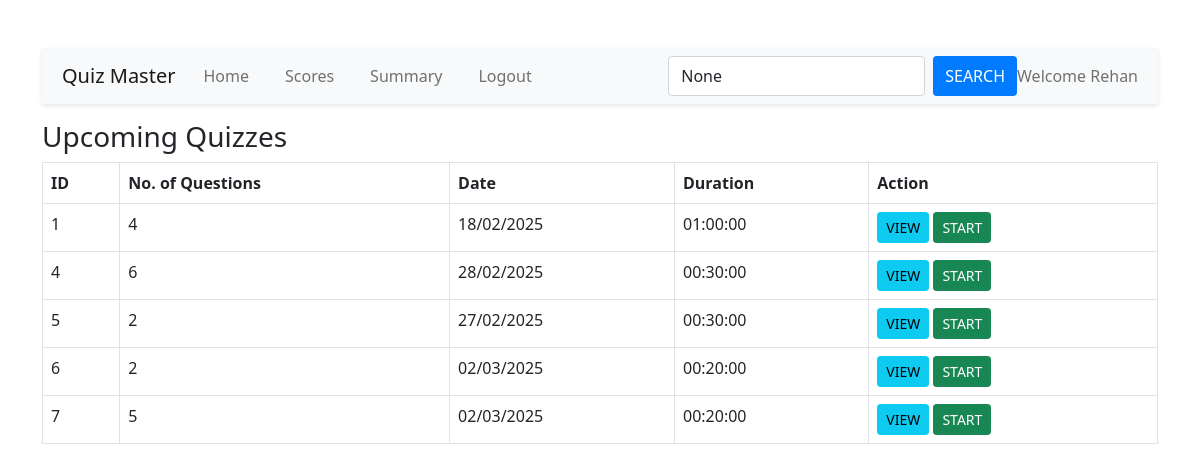
Screenshot of /user_dashboard/1 (signed in) with the database file from the repository.
### application/models.py (models this page shows)
class User(db.Model):
    id = db.Column(db.Integer, primary_key = True)
    username = db.Column(db.String(), unique=True, nullable = False)
    password = db.Column(db.String(), nullable=False)
    full_name = db.Column(db.String(), nullable=False)
    qualification = db.Column(db.String())
    dob = db.Column(db.Date)
    is_admin = db.Column(db.String(), default = "general")
    scores = db.relationship('Score', backref = 'user', lazy=True)

class Quiz(db.Model):
    id = db.Column(db.Integer, primary_key = True)
    title = db.Column(db.String(100), nullable=False)
    chapter_id = db.Column(db.Integer, db.ForeignKey('chapter.id'), nullable=False)
    date_of_quiz = db.Column(db.Date, nullable=False)
    duration = db.Column(db.Time, nullable=False)
    is_active = db.Column(db.Boolean, default=True)
    questions = db.relationship('Question', backref = 'quiz', lazy = True)
    scores = db.relationship('Score', backref ='quiz',cascade = "all, delete, delete-orphan", lazy=True)

### application/controllers.py (the view)
@app.route("/user_dashboard/<int:user_id>", methods=["GET", "POST"])
def user_dashboard(user_id):
    if 'user_id' not in session:
        return redirect(url_for("login"))
    this_user = User.query.get_or_404(user_id)
    if session["user_id"] != user_id:
        return redirect(url_for("login"))
    search_query = request.args.get('search_query')
    date_filter = request.args.get('date_filter')
    user_scores_query = Score.query.filter_by(user_id=user_id)
    if search_query:
        user_scores_query = user_scores_query.join(Quiz).filter(Quiz.title.ilike(f"%{search_query}%"))
    if date_filter:
        try:
            filter_date = datetime.strptime(date_filter, '%Y-%m-%d').date()
            user_scores_query = user_scores_query.filter(func.date(Score.time_stamp_of_attempt) == filter_date)
        except ValueError:
            flash("Invalid date format. Please use YYYY-MM-DD.", "error")
    user_scores = user_scores_query.all()
    today = date.today()
    if search_query:
        upcoming_quizzes = Quiz.query.filter(Quiz.date_of_quiz >= today, Quiz.title.ilike(f"%{search_query}%")).all()
    else:
        upcoming_quizzes = Quiz.query.filter(Quiz.date_of_quiz >= today).all()
    return render_template(
        "user_dash.html",
        user=this_user,
        upcoming_quizzes=upcoming_quizzes,
        user_scores=user_scores,
        search_query=search_query,
        date_filter=date_filter)

### templates/user_dash.html (shortened to what this page needs)
<!DOCTYPE html>
<html lang="en">
<head>
    <link rel="stylesheet" href="{{url_for('static', filename ='user_dash.css')}}">
    <link href="https://cdn.jsdelivr.net/npm/bootstrap@5.0.2/dist/css/bootstrap.min.css" rel="stylesheet"
>
</head>
<body>
    <div class="container mt-5">
        <nav class="navbar navbar-expand-lg navbar-light bg-light mb-3">
            <a class="navbar-brand" href="#">Quiz Master</a>
            <div class="collapse navbar-collapse">
                <ul class="navbar-nav me-auto">
                    <li class="nav-item"><a class="nav-link" href="#">Home </a></li>
                    <li class="nav-item"><a class="nav-link" href="{{url_for('view_scores',user_id =user.id)}}">Scores </a></li>
                    <li class="nav-item"><a class="nav-link" href="{{url_for('user_summary', user_id =user.id)}}">Summary</a></li>
                    <li class="nav-item"><a class="nav-link" href="/login">Logout </a></li>
                </ul>
                <form class="d-flex" action="{{ url_for('user_dashboard', user_id=user.id) }}" method=["GET"]>
                    <input class="form-control me-2" type="search" placeholder="Search Quizzes" name="search_query" value="{{ search_query }}">
                    <button class="btn btn-outline-success" type="submit">Search</button>
                </form>
                <span class="navbar-text">Welcome {{user.username}}</span>
            </div>
        </nav>
        <h3>Upcoming Quizzes</h3>
        <table class="table table-bordered">
            <thead>
                <tr>
                    <th>ID</th>
                    <th>No. of Questions</th>
                    <th>Date</th>
                    <th>Duration</th>
                    <th>Action</th>
                </tr>
            </thead>
            <tbody>
                {% for quiz in upcoming_quizzes %}
                <tr>
                    <td>{{ quiz.id }}</td>
                    <td>{{ quiz.questions|length }}</td>
                    <td>{{ quiz.date_of_quiz.strftime('%d/%m/%Y')}}</td>
                    <td>{{ quiz.duration }}</td>
                    <td>
                        <a href="{{ url_for('view_quiz', quiz_id = quiz.id) }}"><button class="btn btn-info btn-sm">View</button></a>
                        <a href="{{ url_for('start_quiz', quiz_id = quiz.id) }}"><button class="btn btn-success btn-sm">Start</button></a>
                    </td>
                </tr>
                {% endfor %}
            </tbody>
        </table>
    </div>
</body>
</html>
</body>
</html>

### static/user_dash.css (style rules this page uses)
* { margin:0px; padding:0px; box-sizing: border-box; }
body { font-family: Arial,sans-serif; margin:0px; padding:0px; background-color: #f4f6f9; color: #333; }
.navbar { background-color:#343a40; color:white; padding:15px 20px; display:flex; justify-content: space-between; align-items:center; box-shadow: 0 2px 4px rgba(0,0,0,0.1); }
.navbar a { color: #fff; text-decoration:None; margin-right:20px; font-weight: 500; transition: color 0.3s ease; }
.navbar button { background-color: #007bff; color:white; border:none; padding: 8px 12px; border-radius: 4px; cursor: pointer; transition: background-color 0.3s ease; }
.btn { padding:8px 12px; border: none; border-radius: 4px; cursor:pointer; text-transform: uppercase; font-size: 12px; font-weight: 500; transition: background-color 0.3s ease; text-decoration:none; display:inline-block; }

### rows the page displays
User: username "Rehan"
Quiz: id "1", questions|length "4", date_of_quiz "18/02/2025", duration "01:00:00"
Quiz: id "4", questions|length "6", date_of_quiz "28/02/2025", duration "00:30:00"
Quiz: id "5", questions|length "2", date_of_quiz "27/02/2025", duration "00:30:00"
Quiz: id "6", questions|length "2", date_of_quiz "02/03/2025", duration "00:20:00"
Quiz: id "7", questions|length "5", date_of_quiz "02/03/2025", duration "00:20:00"
